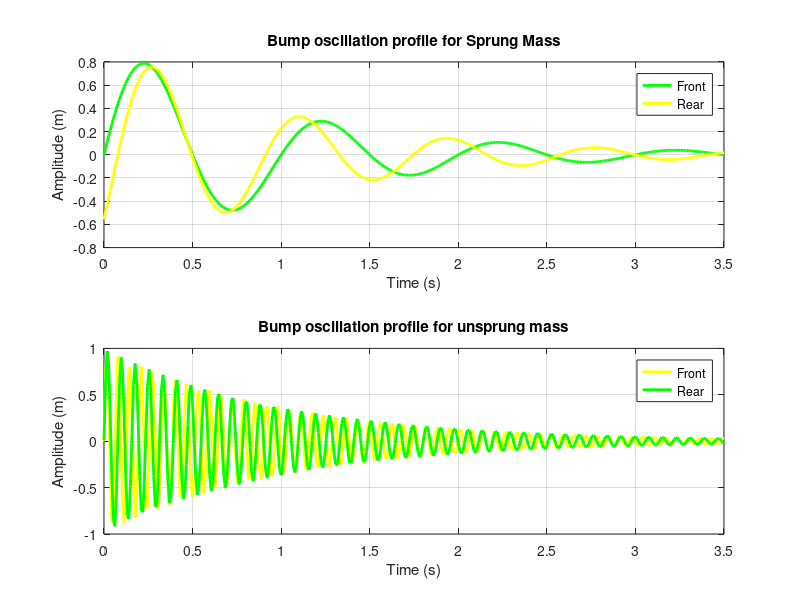

The MATLAB script that drew this image:
clear all
close all
clc

%% Bump oscillation profile 
% weights in kg per corner 

Ws_front = 66;
Ws_rear = 99;
Wus_front = 26;
Wus_rear = 39;

l = 1300;   %% wheelbase in mm
V = 60;     %% velocity in kmph

%% Motion Ratios
MR_f = 0.71;
MR_r = 0.86;

%time lag in sec
t1 = (l*(10^(-3)))/(60*(0.277));

%% Natural Frequrncies 
fs_front = 1.0;
fs_rear = 1.2;

%rates in N/mm
%tire rate
kt = 245;
%ride rate
kr_front = (((fs_front*2*pi)^2)*(Ws_front))/1000;
kr_rear = (((fs_rear*2*pi)^2)*(Ws_rear))/1000;

%wheel rates
kw_front = (kt*kr_front)/(kt-kr_front);
kw_rear = (kt*kr_rear)/(kt-kr_rear);

%spring rates
ks_front = kw_front/(MR_f)^2;
ks_rear = kw_rear/(MR_r)^2;

%unsprung mass frequencies
fu_front = (1/(2*pi))*((kw_front+kt)*1000/Wus_front)^0.5;
fu_rear = (1/(2*pi))*((kw_rear+kt)*1000/Wus_rear)^0.5;

%% plotting the graphs
%time range in sec
time = linspace(0,3.5,400);

i = 1;
for t = linspace(0,3.5,400)
    As_front(i) = exp(-t)*sin(2*pi*fs_front*t);
    As_rear(i) = exp(-t)*sin(2*pi*fs_rear*(t-t1));
    Au_front(i) = exp(-t)*sin(2*pi*fu_front*t);
    Au_rear(i)  = exp(-t)*sin(2*pi*fu_rear*(t-t1));
    i=i+1;
end

figure(1)
subplot(2,1,1)
plot(time,As_front,'g','linewidth',2)
hold on
plot(time,As_rear,'y','linewidth',2)
title('Bump oscillation profile for Sprung Mass')
xlabel('Time (s)')
ylabel('Amplitude (m)')
legend('Front','Rear')
grid on

subplot(2,1,2)
plot(time,Au_front,'y','linewidth',2)
hold on
plot(time,Au_rear,'g','linewidth',2)
title('Bump oscillation profile for unsprung mass')
xlabel('Time (s)')
ylabel('Amplitude (m)')
legend('Front', 'Rear')
grid on

saveas(1,'Bump_oscillation','jpeg')